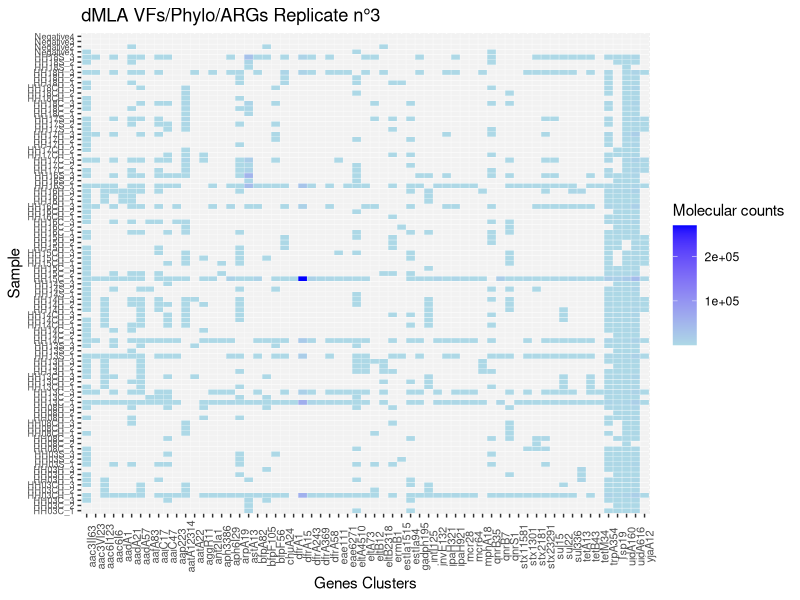

Source code (R): (Note: this script raises an error after producing the figure.)
#dMLA Bangladesh strains-------------------
##Load packages--------
library (ggplot2)
library(dplyr)
library(gridExtra)
library(ggpubr)
library(tidyr)
library(seqinr)

##Formatting df------
#Import results
setwd("~/Desktop/dmla-amr-vfs/data")
reads <- read.csv("20230725_sequencing_targets_all.csv", header = TRUE)
reads

#Assign barcodes to samples
reads <- reads %>% 
  mutate(Sample = as.character(X1)) %>% 
  mutate(Sample = case_when(
    Sample == "GAACACA" ~ "A1", Sample == "ACATTCA" ~ "A2",Sample == "TCGCTAG" ~ "A3", Sample == "ATCATTA" ~ "A4",Sample == "TGTATGT" ~ "A5",
    Sample == "TAAGATA" ~ "A6",Sample == "CGTTTCA" ~ "A7",Sample == "ACGTTGC" ~ "A8",Sample == "TAGATGA" ~ "A9", Sample == "CCACTAG" ~ "A10",
    Sample == "GTCTTCT" ~ "A11",Sample == "ACAAAGC" ~ "A12",Sample == "AAAAGGC" ~ "B1",Sample == "ACTGTGT" ~ "B2", Sample == "CTGGTAC" ~ "B3",
    Sample == "GTTGCTA" ~ "B4", Sample == "CCATTCA" ~ "B5",Sample == "GATATCG" ~ "B6",Sample == "ACAGGAT" ~ "B7",Sample == "CGCATAC" ~ "B8",
    Sample == "GGACCTA" ~ "B9", Sample == "GAACTGA" ~ "B10", Sample == "AGTCGTG" ~ "B11",Sample == "TTCCAGG" ~ "B12",Sample == "TAGAGCG" ~ "C1",
    Sample == "AAACCCT" ~ "C2",Sample == "ATCCAGT" ~ "C3",Sample == "TCTTCGT" ~ "C4",Sample == "GTGTCCT" ~ "C5",Sample == "CACAGAT" ~ "C6",
    Sample == "ATAGAGC" ~ "C7", Sample == "GGTCATG" ~ "C8", Sample == "CCATCTC" ~ "C9",Sample == "TATGCAG" ~ "C10",Sample == "AACCGCT" ~ "C11",
    Sample == "TGACTCT" ~ "C12",Sample == "AAGCACA" ~ "D1",Sample == "TGTGAAC" ~ "D2",Sample == "AACAGTG" ~ "D3",Sample == "GCCTATA" ~ "D4",
    Sample == "GTCCTCT" ~ "D5",Sample == "TAGAACG" ~ "D6",Sample == "TGGGTGA" ~ "D7", Sample == "ACACGTG" ~ "D8",Sample == "TGCCCAA" ~ "D9",
    Sample == "TCGTACA" ~ "D10", Sample == "AACCAAG" ~ "D11", Sample == "GTGCTAT" ~ "D12",Sample == "TCCTCAT" ~ "E1",Sample == "GTCGTAT" ~ "E2",
    Sample == "TCTGGAA" ~ "E3",Sample == "CAGTAGG" ~ "E4", Sample == "ACGTCAT" ~ "E5",Sample == "ACGGAAC" ~ "E6",Sample == "CGGATGA" ~ "E7",
    Sample == "CCGCATA" ~ "E8", Sample == "GTGAAGA" ~ "E9", Sample == "AACGTGT" ~ "E10",Sample == "AGAAGAC" ~ "E11",Sample == "TGTAGGG" ~ "E12",
    Sample == "AATGCCT" ~ "F1", Sample == "GCTTTCT" ~ "F2", Sample == "CATGAAG" ~ "F3",Sample == "CGATCAC" ~ "F4",Sample == "TCGCGTT" ~ "F5",
    Sample == "GATTGGC" ~ "F6", Sample == "CATCGGT" ~ "F7", Sample == "CTTTCCA" ~ "F8",Sample == "ACCAGAT" ~ "F9",Sample == "GTGATAC" ~ "F10",
    Sample == "TGCATCC" ~ "F11", Sample == "TGCAAAC" ~ "F12", Sample == "GCAACGA" ~ "G1",Sample == "GCCATAC" ~ "G2",Sample == "TACCTTC" ~ "G3",
    Sample == "GAATCGA" ~ "G4", Sample == "CTACGTT" ~ "G5", Sample == "GTTTCGG" ~ "G6",Sample == "GCAAATG" ~ "G7",Sample == "CTGACAC" ~ "G8",
    Sample == "GCACTTT" ~ "G9", Sample == "AGCAAAC" ~ "G10", Sample == "ATCCTCG" ~ "G11",Sample == "CTGCTGT" ~ "G12",Sample == "CAATCAC" ~ "H1",
    Sample == "GTTCTGG" ~ "H2", Sample == "TTGCTAC" ~ "H3", Sample == "CATACGT" ~ "H4",Sample == "GATCGTT" ~ "H5",Sample == "CACGTTT" ~ "H6",
    Sample == "AACACCT" ~ "H7", Sample == "AGCTGTA" ~ "H8", Sample == "GGTCTTG" ~ "H9",Sample == "CCGACAT" ~ "H10",Sample == "TATCGTC" ~ "H11",
    Sample == "ATGGTTG" ~ "H12"))

reads <- reads %>% 
  mutate(Sample_real = as.character(X1)) %>% 
  mutate(Sample_real = case_when(
    Sample_real == "GAACACA" ~ "empty", Sample_real == "ACATTCA" ~ "HH03C_1",Sample_real == "TCGCTAG" ~ "HH03CH_1", Sample_real == "ATCATTA" ~ "HH03H_1",Sample_real == "TGTATGT" ~ "HH03S_1",
    Sample_real == "TAAGATA" ~ "HH08C_1",Sample_real == "CGTTTCA" ~ "HH08CH_1",Sample_real == "ACGTTGC" ~ "HH08H_1",Sample_real == "TAGATGA" ~ "HH13C_1", Sample_real == "CCACTAG" ~ "HH13CH_1",
    Sample_real == "GTCTTCT" ~ "HH13H_1",Sample_real == "ACAAAGC" ~ "HH13S_1",Sample_real == "AAAAGGC" ~ "HH14C_1",Sample_real == "ACTGTGT" ~ "Negative1", Sample_real == "CTGGTAC" ~ "HH14CH_1",
    Sample_real == "GTTGCTA" ~ "HH14H_1", Sample_real == "CCATTCA" ~ "HH14S_1",Sample_real == "GATATCG" ~ "HH15C_1",Sample_real == "ACAGGAT" ~ "HH15CH_1",Sample_real == "CGCATAC" ~ "HH15H_1",
    Sample_real == "GGACCTA" ~ "HH16C_1", Sample_real == "GAACTGA" ~ "HH16CH_1", Sample_real == "AGTCGTG" ~ "HH16H_1",Sample_real == "TTCCAGG" ~ "HH16S_1",Sample_real == "TAGAGCG" ~ "HH17C_1",
    Sample_real == "AAACCCT" ~ "HH17CH_1",Sample_real == "ATCCAGT" ~ "HH17H_1",Sample_real == "TCTTCGT" ~ "Negative2",Sample_real == "GTGTCCT" ~ "HH17S_1",Sample_real == "CACAGAT" ~ "HH18C_1",
    Sample_real == "ATAGAGC" ~ "HH18CH_1", Sample_real == "GGTCATG" ~ "HH18H_1", Sample_real == "CCATCTC" ~ "HH18S_1",Sample_real == "TATGCAG" ~ "HH03C_2",Sample_real == "AACCGCT" ~ "HH03CH_2",
    Sample_real == "TGACTCT" ~ "HH03H_2",Sample_real == "AAGCACA" ~ "HH03S_2",Sample_real == "TGTGAAC" ~ "HH08C_2",Sample_real == "AACAGTG" ~ "HH08CH_2",Sample_real == "GCCTATA" ~ "HH08H_2",
    Sample_real == "GTCCTCT" ~ "HH13C_2",Sample_real == "TAGAACG" ~ "Negative3",Sample_real == "TGGGTGA" ~ "HH13CH_2", Sample_real == "ACACGTG" ~ "HH13H_2",Sample_real == "TGCCCAA" ~ "HH13S_2",
    Sample_real == "TCGTACA" ~ "HH14C_2", Sample_real == "AACCAAG" ~ "HH14CH_2", Sample_real == "GTGCTAT" ~ "HH14H_2",Sample_real == "TCCTCAT" ~ "HH14S_2",Sample_real == "GTCGTAT" ~ "HH15C_2",
    Sample_real == "TCTGGAA" ~ "HH15CH_2",Sample_real == "CAGTAGG" ~ "HH15H_2", Sample_real == "ACGTCAT" ~ "HH16C_2",Sample_real == "ACGGAAC" ~ "HH16CH_2",Sample_real == "CGGATGA" ~ "HH16H_2",
    Sample_real == "CCGCATA" ~ "Negative4", Sample_real == "GTGAAGA" ~ "HH16S_2", Sample_real == "AACGTGT" ~ "HH17C_2",Sample_real == "AGAAGAC" ~ "HH17CH_2",Sample_real == "TGTAGGG" ~ "HH17H_2",
    Sample_real == "AATGCCT" ~ "HH17S_2", Sample_real == "GCTTTCT" ~ "HH18C_2", Sample_real == "CATGAAG" ~ "HH18CH_2",Sample_real == "CGATCAC" ~ "HH18H_2",Sample_real == "TCGCGTT" ~ "HH18S_2",
    Sample_real == "GATTGGC" ~ "HH03C_3", Sample_real == "CATCGGT" ~ "HH03CH_3", Sample_real == "CTTTCCA" ~ "HH03H_3",Sample_real == "ACCAGAT" ~ "HH03S_3",Sample_real == "GTGATAC" ~ "HH08C_3",
    Sample_real == "TGCATCC" ~ "HH08CH_3", Sample_real == "TGCAAAC" ~ "HH08H_3", Sample_real == "GCAACGA" ~ "HH13C_3",Sample_real == "GCCATAC" ~ "HH13CH_3",Sample_real == "TACCTTC" ~ "HH13H_3",
    Sample_real == "GAATCGA" ~ "HH13S_3", Sample_real == "CTACGTT" ~ "HH14C_3", Sample_real == "GTTTCGG" ~ "HH14CH_3",Sample_real == "GCAAATG" ~ "HH14H_3",Sample_real == "CTGACAC" ~ "HH14S_3",
    Sample_real == "GCACTTT" ~ "HH15C_3", Sample_real == "AGCAAAC" ~ "HH15CH_3", Sample_real == "ATCCTCG" ~ "HH15H_3",Sample_real == "CTGCTGT" ~ "HH16C_3",Sample_real == "CAATCAC" ~ "HH16CH_3",
    Sample_real == "GTTCTGG" ~ "HH16H_3", Sample_real == "TTGCTAC" ~ "HH16S_3", Sample_real == "CATACGT" ~ "HH17C_3",Sample_real == "GATCGTT" ~ "HH17CH_3",Sample_real == "CACGTTT" ~ "HH17H_3",
    Sample_real == "AACACCT" ~ "HH17S_3", Sample_real == "AGCTGTA" ~ "HH18C_3", Sample_real == "GGTCTTG" ~ "HH18CH_3",Sample_real == "CCGACAT" ~ "HH18H_3",Sample_real == "TATCGTC" ~ "HH18S_3",
    Sample_real == "ATGGTTG" ~ "PCR_Neg"))

##Calculate detection limit-----------------------
# Create a reference dataframe with all levels of X2 present in the reads df
reads <- subset(reads, Sample_real != "PCR_Neg") #Remove this samples because contamination occurred and I'm aware of it.
complete_X2 <- data.frame(X2 = levels(factor(reads$X2)))

#Create a dataset with number of reads in negative controls of the reaction
neg = reads[reads$Sample_real %in% c("Negative1", "Negative2", "Negative3", "Negative4"), ]

#Compute the detection limit of the reads in the negative through the sum of the mean + 3 times the sd.
summary_stat = neg %>% 
  group_by(X2) %>% 
  summarise(reads_mean = mean(n), reads_sd = sd(n))%>%
  mutate(threshold = reads_mean + 3 * reads_sd)

# Perform left join to include all levels in summary_stat and fill other columns with NA and threshold=0
summary_stat <- left_join(complete_X2, summary_stat, by = "X2") %>%
  mutate(reads_mean = ifelse(is.na(reads_mean), NA, reads_mean),
         reads_sd = ifelse(is.na(reads_sd), NA, reads_sd),
         threshold = ifelse(is.na(threshold), NA, threshold)) %>%
  replace_na(list(threshold = 0))

# Left join reads with summary_stat on X2
reads <- left_join(reads, summary_stat, by = "X2")

# Calculate real_n based on the formula n - threshold, ensuring it is not lower than 0 and remove variables reads_mean and reads_sd
reads <- reads %>%
  mutate(real_n = ifelse(is.na(threshold), n, pmax(n - threshold, 0)))%>%
  select(-reads_mean, -reads_sd)

##Plot results------------
reads[reads == 0] <- NA

#gradient - molecular counts
ggplot(complete(reads, X2, Sample_real), aes(X2,Sample_real, fill= real_n))+ 
  geom_tile(colour="white")+
  labs(title="dMLA VFs/Phylo/ARGs Replicate n°3",
       x ="Genes Clusters", y = "Sample")+
  scale_fill_gradient(low = "lightblue", high = "blue", na.value = "gray95",  name ='Molecular counts')+
  theme(axis.text.x = element_text(size=8, angle=90), axis.text.y = element_text(size=6.5))

#unique colour - presence/absence
all=ggplot(complete(reads, X2, Sample_real), aes(X2, Sample_real)) +
  geom_tile(aes(fill = ifelse(is.na(real_n), "gray95", "black")), colour = "white") +
  labs(title="All positive", x = "Target genes", y = "Sample") +
  scale_fill_manual(values = c(gray95 = "gray95", black = "black"), guide = "none") +
  theme(axis.text.x = element_text(size = 8, angle = 90), axis.text.y = element_text(size = 6.5))

## Export data--------
write.csv(reads, file = "reads_counts.csv", row.names = FALSE)

## Replicates analyses-----
# Remove negative controls
reads <- subset(reads, !(Sample_real %in% c("Negative1", "Negative2", "Negative3", "Negative4")))

# Remove rows where real_n is NA
reads <- subset(reads, !is.na(real_n))

# Extract the common part of Sample_real names before the "_"
reads <- reads %>%
  mutate(Sample_name = sub("_.*", "", Sample_real))

# Count the number of replicates for each Sample_name within each X2 group
replicate_counts <- reads %>%
  group_by(X2, Sample_name) %>%
  summarise(replicate_count = n()) %>%
  ungroup()

### Targets present in all three replicates---------
# Filter the data frame to keep only rows where all replicates are present for a unique X2
tri_reads <- reads %>%
  inner_join(replicate_counts, by = c("X2", "Sample_name")) %>%
  group_by(X2) %>%
  filter((replicate_count >= 3)) %>%
  ungroup() %>%
  select(X2, Sample_real, real_n)

#Plot presence/absence
tri=ggplot(complete(tri_reads, X2, Sample_real), aes(X2, Sample_real)) +
  geom_tile(aes(fill = ifelse(is.na(real_n), "gray95", "black")), colour = "white") +
  labs(title = "Triplicates positive only", x = "Target genes", y = "Sample") +
  scale_fill_manual(values = c(gray95 = "gray95", black = "black"), guide = "none") +
  theme(axis.text.x = element_text(size = 8, angle = 90), axis.text.y = element_text(size = 6.5))

### Targets present in two replicates---------
# Filter the data frame to keep only rows where all replicates are present for a unique X2
dup_reads <- reads %>%
  inner_join(replicate_counts, by = c("X2", "Sample_name")) %>%
  group_by(X2) %>%
  filter((replicate_count >= 2)) %>%
  ungroup() %>%
  select(X2, Sample_real, real_n)

#Plot presence/absence
dup=ggplot(complete(dup_reads, X2, Sample_real), aes(X2, Sample_real)) +
  geom_tile(aes(fill = ifelse(is.na(real_n), "gray95", "black")), colour = "white") +
  labs(title = "Duplicates positive only", x = "Target genes", y = "Sample") +
  scale_fill_manual(values = c(gray95 = "gray95", black = "black"), guide = "none") +
  theme(axis.text.x = element_text(size = 8, angle = 90), axis.text.y = element_text(size = 6.5))


##Blast 63 probes against samples--------
### Define 63 probe sequences ------
probe_sequences <- list(
  mcr28 = "GTGAATTTGGCAAACTTTTCATCATATCGCTTAAAATACG",
  mcr64 = "TTGTACTTATCTTCGTAGGTTTTCAACTTGGCAATCATCT",
  aadA1 = "CGCTTAGCACCTCTGATAGTTGGTTCGAAATTTCGATGGT",
  aadA21 = "TTCCATAGCGTTAAGGTTTCATTTAGCGCCTCAAATAGAT",
  aadA57 = "CATCGATCGCAGATCCGAACAGGTGGATTGTGTCCAGTGT",
  aac3II63 = "GCGGAGCGTAACGCGGCAACGACCGTCTCCGCTCCTCCTT",
  aac3VI23 = "CACCAGCCACGCCGCATCGGGCCCGATCGCCGCCATCGAT",
  aac6I6 = "AATGCCTGGCGTGTTTGAACCATGTACACGGCTGGACCAT",
  aac6I123 = "TTGTTTTAGGGCGACTGCCCTGCTGCGTAACATCGTTGCT",
  ant2Ia1 = "GGAGCCTCCGCGATTTCATACGCTTCGTCTGCCCACCAAG",
  aph6I29 = "TCCGCTGCAATTTCGGTCGCCTGGTAGTCGCCGTGCTCGG",
  aph3386 = "AATATTTTCACCTGAATCAGGATATTCTTCTAATACCTGG",
  qnrB7 = "GACGTTCCAGGAGCAACGATGCCTGGTAGCTGTCCAGTTT",
  qnrB35 = "CCGATAAATTCAGTGCCGCTCAGGTCGGCACCTGAAAAAT",
  qnrS1 = "AGGTGAGATCACTTAAGTCTTTATGTGAAAAGTTGTGGTG",
  ermB1 = "TTTGTTAGGGAATTGAAACTGTAGAATATCTTGGTGAATT",
  mphA18 = "CGGAGAAATCTGGCCACGACGAATCGTCGTCGAGCCAGCG",
  dfrA243 = "GGTAAATTTCTCCGCCACCAGACACTATAACGTGACCGGT",
  dfrA369 = "TTGATAGCTCTTTCAAAGCATTTTCTATTGAAGGAAAAAC",
  dfrA15 = "CAAAAGTCTTGCGTCCAACCAACAGCCATTGGTTATAGGT",
  dfrA58 = "CCCGCCACCAGACACTATAACGTGATCGGTGAGTTCAGCC",
  dfrA1 = "GAAAGACTAATACATTTTCATTTGAGCTTGAAATTCCTTT",
  sul15 = "GCGGCGCAATACGTCTGATCTCATCGGCCGGCGATACAGG",
  sul22 = "GAATGCATAACGACGAGTTTGGCAGATGATTTCGCCAATT",
  sul336 = "GCCTAAAAAGAAGCCCATACCCGGATCAAGAATAATTCGT",
  tetA13 = "AGCGCCGCCAGTGAGCCTTGCAGCTGCCCCTGACGTTCCT",
  tetB43 = "AGCCAAGGAGCAAAGATAACCTGCATTAACGCATAAAGTG",
  tetM34 = "AAAACTAAGATATGGCTCTAACAATTCTGTTCCAGCTTTT",
  intI125 = "GGTTACGACATTCGAACCGTGCAGGATCTGCTCGGCCATT",
  uidA160 = "CGAAGCGGGTAGATATCACACTCTGTCTGGCTTTTGGCTG",
  uidA616 = "ACAACGAACTGAACTGGCAGACTATCCCGCCGGGAATGGT",
  gadph195 = "ACGTTGTTGCTGAAGCAACCGGTATCTTCCTGACCGACGA",
  astA13 = "GTTGCGCACCATATGCACGATGCATAACTGGATGCGGGCC",
  aatA22 = "ATTTTTGCTTCATAAGCCGATAGAAGATTATAGGATAATG",
  aatA12314 = "AAGTCCATTTCTGCCAGTGTAATTCCCTCCGACAGTCAGT",
  ipaH321 = "GCAGTGCGGAGGTCATTTGCTGTCACTCCCGACACGCCAT",
  ipaH921 = "GCAATACCTCCGGATTCCGTGAACAGGTCGCTGCATGGCT",
  eae111 = "CAGTACCATTAATATCATGCGGAATATTCAGAGAAAGAAT",
  eae6271 = "AAATCCTGATCAATGAAGACGTTATAGCCCAGCATATTTT",
  stx2181 = "ACTCCATTAACGCCAGATATGATGAAACCAGTGAGTGACG",
  stx23291 = "GAGCACTTTGCAGTAACGGTTGCAGATTCCAGCGACTGGT",
  aggR11 = "TATTGCTTCCTTCTTTTGTGTATACATCGATTGTACAATT",
  stx1301 = "GATCAACATCTTCAGCAGTCATTACATAAGAACGCCCACT",
  stx11581 = "TAAAGGTATCGTCATCATTATATTTTGTATACTCCACCTT",
  bfpA82 = "GCCCAATATACAGACCATTAATTGCAGACGTTGCGCTCAT",
  invE132 = "TGAAGAATATTGGCAGGAAGAATTGTTAATGGCGTTACGT",
  eltA73 = "TAACGCAGAAACCTCCTGTTCATATGGGTGAGGGCTGTAT",
  eltA4510 = "GTCAGATATGATGACGGATATGTTTCCACTTCTCTTAGTT",
  eltB12 = "GTTTTTATTATTCCATACACATAATTTATCAATTTTGGTCT",
  eltB2318 = "CAGAACTATGTTCGGAATATCGCAACACACAAATATATAC",
  estIa94 = "GTGTTGTTCATATTTTCTGATTTTTTTTCACTGTTGTTTT",
  estIa1515 = "GTAAAATGTGTTATTCATATTTTCTGATTTTTTTTCACTG",
  bfpF56 = "GATACCTTTCGCGTCAGCGCCGTAACTTCCTTGTGCAGGT",
  bfpF105 = "ATATCTTGGATTATAACGCATCGCTGAAATCATTGCATTT",
  aafA83 = "ACTTGATAATAAAGTAGCAATAACAAACATTCTGATTTTT",
  aap223 = "GACAGACACCCCCCTTACTTTCCCTTCATTAAGGCCTTGC",
  aaiC17 = "AAAGTAGTCACCACTGTTTTCAACTTTTGAATTTCCCTTT",
  aaiC47 = "TTTTTAAGAGAGGTGAAAAAGAAGTTAAAATAGAAATTTT",
  arpA19 = "CAAAAGATAAAAATGGTTTTTCTGGATTATTTTTAGCGAT",
  chuA24 = "CTCACCGCCATATGTCAGTAAGTGAGAAGCGAAACTGTCG",
  trpA354 = "CAAAGAAGGCGCATTCGTTCCTTTCGTCACCCTCGGTGAT",
  Tsp19 = "GCGTTTCTGTCTCACCCGCAAGGACAGCGCTGGCGATATA",
  yjaA12 = "AACCGCCCTCATTCATTTCCAGCGCGCTCACAACAATATC"
)


###HH03C------
HH03C <- read.fasta(file = "~/switchdrive/Institution/dMLA/VFs-Cassette/Strains_WGS_Bangladesh/HH03Ccontigs.fasta")

# Initialize a matrix to store probe presence information
probe_presence_HH03C <- matrix(0, nrow = length(HH03C), ncol = length(probe_sequences))

# Loop through each node in the WGS data
for (i in 1:length(HH03C)) {
  # Extract the node sequence
  node_sequence <- as.character(HH03C[[i]])
  
  # Run sequence matching for each probe against the current node
  for (probe_name in names(probe_sequences)) {
    probe_sequence <- as.character(probe_sequences[[probe_name]])
    
    # Compute Levenshtein (edit) distance between probe and node sequence
    distance <- adist(probe_sequence, node_sequence)
    
    # Check if the minimum edit distance is less than or equal to a threshold
    if (min(distance) <= 0) {
      # Mark the presence of the probe for the current node
      probe_index <- as.numeric(gsub("Probe", "", probe_name))
      probe_presence_HH03C[i, probe_index] <- 1
      # Additional processing logic can be added here if needed
    }
  }
}

# View the probe presence matrix
print(probe_presence_HH03C)
